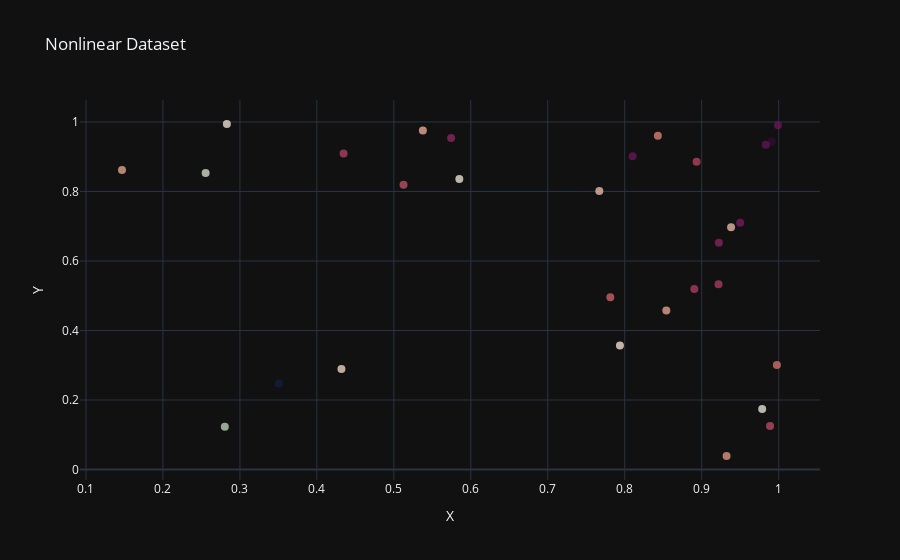

Write notebook code for a chart like this one.
### Code cell
# Now lets graph the 2D X, y coordinates
reshaped_X = X.reshape(-1, 3)
log.info(reshaped_X[:,0].shape)  # (300,)
fig = go.Figure()
fig.add_trace(
    go.Scatter(
        x=X_flat, y=y_flat, mode='markers',
        marker=dict(size=8, color=n_flat, opacity=0.8, colorscale='curl'), name='Dataset')
)
fig.update_layout(title='Nonlinear Dataset', xaxis_title='X', yaxis_title='Y')
fig.show()

### Figure 1 — Plotly figure (JSON) as saved in the notebook; plotly's stock layout.template omitted (floating-point values rounded to 4 significant figures)
{"data": [{"marker": {"color": [1.176, 1.169, 1.103, 0.9661, 1.338, 1.663, 1.126, 1.429, 1.215, 1.58, 0.9972, 1.239, 1.567, 1.425, 1.538, 1.494, 1.311, 1.053, 1.279, 0.9278, 1.571, 0.4351, 1.378, 1.213, 1.507, 1.391, 1.199, 1.042, 1.416, 1.408], "colorscale": [[0.0, "rgb(20, 29, 67)"], [0.09091, "rgb(28, 72, 93)"], [0.1818, "rgb(18, 115, 117)"], [0.2727, "rgb(63, 156, 129)"], [0.3636, "rgb(153, 189, 156)"], [0.4545, "rgb(223, 225, 211)"], [0.5455, "rgb(241, 218, 206)"], [0.6364, "rgb(224, 160, 137)"], [0.7273, "rgb(203, 101, 99)"], [0.8182, "rgb(164, 54, 96)"], [0.9091, "rgb(111, 23, 91)"], [1.0, "rgb(51, 13, 53)"]], "opacity": 0.8, "size": 8}, "mode": "markers", "name": "Dataset", "x": [0.9382, 0.767, 0.7938, 0.2555, 0.7813, 0.9911, 0.4319, 0.9219, 0.8541, 0.9834, 0.9786, 0.9323, 0.9991, 0.8904, 0.95, 0.5744, 0.9977, 0.2831, 0.843, 0.2804, 0.8103, 0.3505, 0.5126, 0.1468, 0.9223, 0.9888, 0.5377, 0.5851, 0.4347, 0.8934], "y": [0.6967, 0.8015, 0.3566, 0.8535, 0.4955, 0.9435, 0.2894, 0.5329, 0.4572, 0.9345, 0.1742, 0.03887, 0.9906, 0.5195, 0.7102, 0.9536, 0.3005, 0.9941, 0.9601, 0.1231, 0.901, 0.2475, 0.819, 0.8619, 0.6522, 0.1252, 0.9756, 0.8357, 0.9095, 0.8857], "type": "scatter"}], "layout": {"title": {"text": "Nonlinear Dataset"}, "xaxis": {"title": {"text": "X"}}, "yaxis": {"title": {"text": "Y"}}}}
